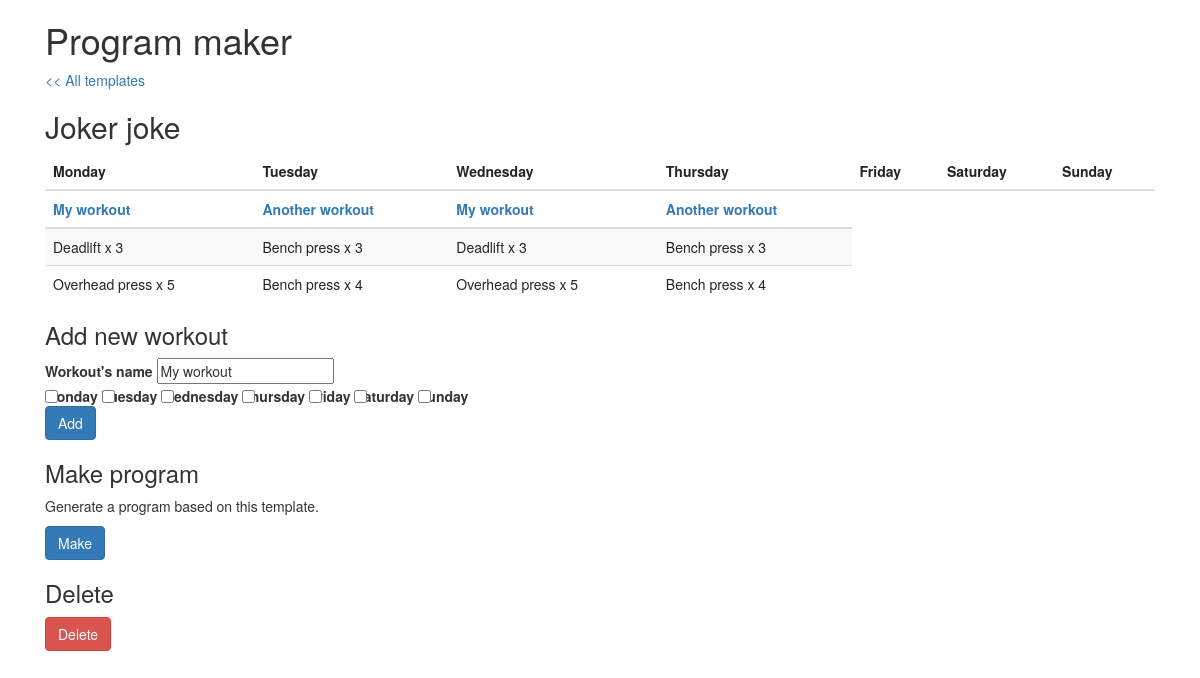
The page /program-templates/1 (signed in) on the database its author committed.
### main.py (models this page shows)
class ProgramTemplate(db.Model):
    __tablename__ = "programTemplates"
    id = Column(Integer, primary_key=True)
    user_id = Column(Integer, ForeignKey("users.id"))
    user = relationship("User", back_populates="program_templates")
    name = Column(String(250), nullable=False)
    workout_templates = relationship("WorkoutTemplate", back_populates="parent_program_template")

class WorkoutTemplate(db.Model):
    __tablename__ = "workoutTemplates"
    id = Column(Integer, primary_key=True)
    name = Column(String(250), nullable=False)
    program_template_id = Column(Integer, ForeignKey("programTemplates.id"))
    parent_program_template = relationship("ProgramTemplate", back_populates="workout_templates")
    exercise_templates = relationship("ExerciseTemplate", back_populates="parent_workout_template")
    days = relationship('Day',
                        secondary="workoutdays",
                        back_populates="workout_templates")

class ExerciseTemplate(db.Model):
    __tablename__ = "exerciseTemplates"
    id = Column(Integer, primary_key=True)
    type = Column(String(200), nullable=False)
    workout_template_id = Column(Integer, ForeignKey("workoutTemplates.id"))
    parent_workout_template = relationship("WorkoutTemplate", back_populates="exercise_templates")
    set_templates = relationship("SetTemplate", back_populates="parent_exercise_template")

class Day(db.Model):
    __tablename__ = "days"
    id = Column(Integer, primary_key=True)
    name = Column(String(200), nullable=False)
    workout_templates = relationship('WorkoutTemplate',
                                     secondary="workoutdays",
                                     back_populates="days")

### main.py (the view, shortened to what this page needs)
@app.route("/program-templates/<int:program_template_id>", methods=["GET", "POST"])
@protect_program_template
def show_program_template(program_template_id):
    current_program_template = ProgramTemplate.query.get(program_template_id)
    weekly_workouts = []
    most_workouts_in_one_day = 0
    for day_id in range(1, 8):
        day = Day.query.get(day_id)
        daily_workouts = [workout_template for workout_template in current_program_template.workout_templates if day in workout_template.days]
        weekly_workouts.append(daily_workouts)
        if len(daily_workouts) > most_workouts_in_one_day:
            most_workouts_in_one_day = len(daily_workouts)
    new_workout_form = NewWorkoutForm(
        name="My workout"
    )
    return render_template("show-program-template.html",
                           form=new_workout_form,
                           template=current_program_template,
                           rows=most_workouts_in_one_day,
                           monday_workouts=weekly_workouts[0],
                           tuesday_workouts=weekly_workouts[1],
                           wednesday_workouts=weekly_workouts[2],
                           thursday_workouts=weekly_workouts[3],
                           friday_workouts=weekly_workouts[4],
                           saturday_workouts=weekly_workouts[5],
                           sunday_workouts=weekly_workouts[6]
                           )

### forms.py
class NewWorkoutForm(FlaskForm):
    name = StringField("Workout's name", validators=[DataRequired()])
    days = MultiCheckboxField(
        "Days of the week",
        choices=[
                ('1', 'Monday'),
                ('2', 'Tuesday'),
                ('3', 'Wednesday'),
                ('4', 'Thursday'),
                ('5', 'Friday'),
                ('6', 'Saturday'),
                ('7', 'Sunday'),
            ],
        validators=[DataRequired()])
    add = SubmitField("Add")

### main.py (called while the page is built)
@login_manager.user_loader
def load_user(user_id):
    return User.query.get(int(user_id))

def protect_program_template(f):
    @wraps(f)
    def decorated_function(program_template_id, *args, **kwargs):
        requested_program_template = ProgramTemplate.query.get(program_template_id)
        if requested_program_template.user_id != current_user.id:
            return abort(403)
        return f(program_template_id, *args, **kwargs)
    return decorated_function

### templates/show-program-template.html (shortened to what this page needs)
{% include "header.html" %}
{% import "bootstrap/wtf.html" as wtf %}
<div class="container">
    <h1>Program maker</h1>
    <p><a href="{{url_for('dashboard')}}"> << All templates</a></p>
    <h2>{{ template.name }}</h2>
    <table class="table">
        <thead>
            <tr>
                <th>Monday</th>
                <th>Tuesday</th>
                <th>Wednesday</th>
                <th>Thursday</th>
                <th>Friday</th>
                <th>Saturday</th>
                <th>Sunday</th>
            </tr>
        </thead>
        <tbody>
        {% set weekly_workouts = [monday_workouts, tuesday_workouts, wednesday_workouts, thursday_workouts, friday_workouts, saturday_workouts, sunday_workouts] %}
        {% for row in range(rows): %}
            <tr>
                {% for workouts in weekly_workouts: %}
                    {% if workouts and row < workouts|count %}
                        <td class="no-padding-please">
                            <table class="table table-striped no-bottom-margin">
                                <thead>
                                    <tr>
                                        <th><a href=" {{ url_for('show_workout_template', workout_template_id=workouts[row].id) }}">{{ workouts[row].name }}</a></th>
                                    </tr>
                                </thead>
                                <tbody>
                                    {% for exercise in workouts[row].exercise_templates: %}
                                        <tr>
                                            <td>{{exercise.type}} x {{exercise.set_templates|count}}</td>
                                        </tr>
                                    {% endfor %}
                                </tbody>
                            </table>
                        </td>
                    {% else %}
                        <td class="no-padding-please"></td>
                    {% endif %}
                {% endfor %}
            </tr>
        {% endfor %}
        </tbody>
    </table>
    <h3>Add new workout</h3>
    <form action="" method="post" role="form">
        {{ form.name.label }} {{ form.name }}
                {% for choice in form.days %}
                        {{ choice(class="form-check-input") }}
                        {{ choice.label(class="form-check-label") }}
                {% endfor %}
        {{ form.add(class_="btn btn-primary") }}
    </form>
    <h3>Make program</h3>
    <p>Generate a program based on this template.</p>
    <a class="btn btn-primary" href="{{url_for('make_program', program_template_id=template.id)}}">Make</a>
    <h3>Delete</h3>
    <a class="btn btn-danger" href="{{url_for('delete_program_template', program_template_id=template.id)}}">Delete</a>
</div>
{% include "footer.html" %}

### templates/header.html (shortened to what this page needs)
<!DOCTYPE html>
<html lang="en">
<head>
    <link href="{{ url_for('static', filename='vendor/bootstrap/css/bootstrap.min.css') }}" rel="stylesheet">
    <link href="{{ url_for('static', filename='css/styles.css')}}" rel="stylesheet">
</head>
<body>
{% extends 'bootstrap/base.html' %}

### templates/footer.html (shortened to what this page needs)
</body>
</html>

### static/css/styles.css (style rules this page uses)
.table > tbody > tr> .no-padding-please { border-top: 0; padding:0; }
td> .no-bottom-margin { margin-bottom: 0; }

### rows shown on the page
ProgramTemplate: name "Joker joke"
WorkoutTemplate: name "My workout"
ExerciseTemplate: type "Deadlift", set_templates|count "3"
ExerciseTemplate: type "Overhead press", set_templates|count "5"
WorkoutTemplate: name "Another workout"
ExerciseTemplate: type "Bench press", set_templates|count "3"
ExerciseTemplate: type "Bench press", set_templates|count "4"
Day: label "Monday"
Day: label "Tuesday"
Day: label "Wednesday"
Day: label "Thursday"
Day: label "Friday"
Day: label "Saturday"
Day: label "Sunday"
